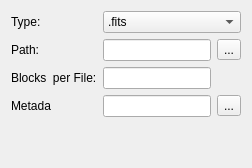
            <widget class="QWidget" name="taboutputSpectraHeis">
             <attribute name="title">
              <string>Output</string>
             </attribute>
             <layout class="QGridLayout" name="gridLayout_19">
              <item row="1" column="0">
               <widget class="QLabel" name="label_67">
                <property name="text">
                 <string>Path:</string>
                </property>
               </widget>
              </item>
              <item row="2" column="0" colspan="2">
               <widget class="QLabel" name="label_68">
                <property name="text">
                 <string>Blocks  per File:</string>
                </property>
               </widget>
              </item>
              <item row="0" column="0">
               <widget class="QLabel" name="label_66">
                <property name="text">
                 <string>Type:</string>
                </property>
               </widget>
              </item>
              <item row="4" column="0">
               <spacer name="verticalSpacer_8">
                <property name="orientation">
                 <enum>Qt::Vertical</enum>
                </property>
                <property name="sizeHint" stdset="0">
                 <size>
                  <width>20</width>
                  <height>40</height>
                 </size>
                </property>
               </spacer>
              </item>
              <item row="1" column="4">
               <widget class="QToolButton" name="specHeisOutputToolPath">
                <property name="text">
                 <string>...</string>
                </property>
               </widget>
              </item>
              <item row="1" column="3">
               <widget class="QLineEdit" name="specHeisOutputPath"/>
              </item>
              <item row="0" column="3" colspan="2">
               <widget class="QComboBox" name="specHeisOutputComdata">
                <item>
                 <property name="text">
                  <string>.fits</string>
                 </property>
                </item>
               </widget>
              </item>
              <item row="3" column="0" colspan="2">
               <widget class="QLabel" name="label_69">
                <property name="text">
                 <string>Metada</string>
                </property>
               </widget>
              </item>
              <item row="2" column="3">
               <widget class="QLineEdit" name="specHeisOutputblocksperfile"/>
              </item>
              <item row="3" column="3">
               <widget class="QLineEdit" name="specHeisOutputMetada"/>
              </item>
              <item row="3" column="4">
               <widget class="QToolButton" name="specHeisOutputMetadaToolPath">
                <property name="text">
                 <string>...</string>
                </property>
               </widget>
              </item>
             </layout>
            </widget>
